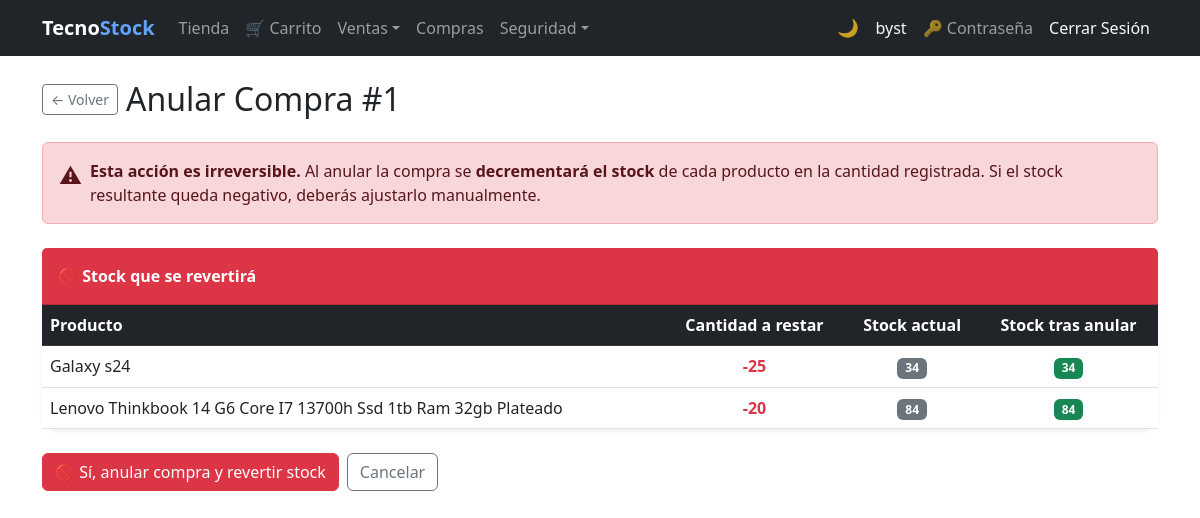
Screenshot of /purchases/1/cancel/ (signed in) with the database file from the repository.
### purchasing/models.py (models this page shows, shortened)
class Purchase(models.Model):
    BORRADOR   = 0
    CONFIRMADA = 1
    ANULADA    = 2
    ESTADO_CHOICES = [
        (BORRADOR,   'Borrador'),
        (CONFIRMADA, 'Confirmada'),
        (ANULADA,    'Anulada'),
    ]
    supplier        = models.ForeignKey(
                          Supplier, on_delete=models.PROTECT,
                          related_name='purchases', verbose_name='Proveedor')
    document_number = models.CharField(max_length=20, verbose_name='N° Documento')
    purchase_date   = models.DateField(auto_now_add=True, verbose_name='Fecha')
    subtotal        = models.DecimalField(max_digits=12, decimal_places=2, default=0, verbose_name='Subtotal')
    tax             = models.DecimalField(max_digits=12, decimal_places=2, default=0, verbose_name='IVA')
    total           = models.DecimalField(max_digits=12, decimal_places=2, default=0, verbose_name='Total')
    estado          = models.PositiveSmallIntegerField(
                          choices=ESTADO_CHOICES, default=BORRADOR, verbose_name='Estado')
    is_active       = models.BooleanField(default=True, verbose_name='Activo')
    class Meta:
        verbose_name        = 'Compra'
        verbose_name_plural = 'Compras'
        ordering = ['-purchase_date', '-id']
        constraints = [
            models.UniqueConstraint(
                fields=['document_number', 'supplier'],
                name='unique_purchase_per_supplier'
            )
        ]
    @property
    def can_cancel(self):     return self.estado == self.CONFIRMADA

class PurchaseDetail(models.Model):
    purchase   = models.ForeignKey(
                     Purchase, on_delete=models.CASCADE,
                     related_name='details', verbose_name='Compra')
    product    = models.ForeignKey(
                     Product, on_delete=models.PROTECT,
                     related_name='purchase_details', verbose_name='Producto')
    quantity   = models.PositiveIntegerField(verbose_name='Cantidad')
    unit_cost  = models.DecimalField(max_digits=12, decimal_places=2, verbose_name='Costo Unitario')
    subtotal   = models.DecimalField(max_digits=12, decimal_places=2, default=0, verbose_name='Subtotal')
    tax_amount = models.DecimalField(max_digits=12, decimal_places=2, default=0, verbose_name='IVA')
    class Meta:
        verbose_name        = 'Detalle de Compra'
        verbose_name_plural = 'Detalles de Compra'

### billing/models.py (models this page shows, shortened)
class Product(models.Model):
    name = models.CharField(max_length=200, verbose_name='Product Name')
    description = models.TextField(blank=True, null=True)
    brand = models.ForeignKey(Brand, on_delete=models.PROTECT, related_name='products')
    group = models.ForeignKey(ProductGroup, on_delete=models.PROTECT, related_name='products')
    suppliers = models.ManyToManyField(Supplier, related_name='products', blank=True)
    photo      = models.ImageField(upload_to='products/', blank=True, null=True, verbose_name='Foto')
    unit_price = models.DecimalField(max_digits=12, decimal_places=2)
    tax_rate   = models.DecimalField(
                     max_digits=5, decimal_places=4, default=Decimal('0.15'),
                     verbose_name='Tasa IVA',
                     validators=[MinValueValidator(Decimal('0')), MaxValueValidator(Decimal('1'))],
                 )
    stock = models.IntegerField(default=0)
    is_active = models.BooleanField(default=True)
    created_at = models.DateTimeField(auto_now_add=True)
    updated_at = models.DateTimeField(auto_now=True)
    class Meta:
        verbose_name = 'Product'
        verbose_name_plural = 'Products'
        ordering = ['name']

### purchasing/views.py (the view, shortened to what this page needs)
# urls.py: path('<int:pk>/cancel/',      views.purchase_cancel,             name='purchase_cancel'),
@roles_required(*_PURCHASING_ROLES)
def purchase_cancel(request, pk):
    purchase = get_object_or_404(Purchase, pk=pk)
    if not purchase.can_cancel:
        messages.error(request, 'Solo se puede anular una compra confirmada.')
        return redirect('purchasing:purchase_detail', pk=pk)
    return render(request, 'purchasing/purchase_cancel.html', {'purchase': purchase})

### security/templatetags/security_tags.py (called while the page is built)
@register.filter(name='has_group')
def has_group(user, group_name):
    if not user.is_authenticated:
        return False
    if user.is_superuser:  # el superusuario ve todo
        return True
    return user.groups.filter(name=group_name).exists()

### purchasing/templates/purchasing/purchase_cancel.html (shortened to what this page needs)
{% extends 'billing/base.html' %}
{% block content %}
<div class="d-flex align-items-center gap-2 mb-4">
  <a href="{% url 'purchasing:purchase_detail' purchase.pk %}"
     class="btn btn-outline-secondary btn-sm">&#8592; Volver</a>
  <h2 class="mb-0">Anular Compra #{{ purchase.id }}</h2>
</div>
<div class="alert alert-danger d-flex gap-2 align-items-start mb-4">
  <span style="font-size:1.4rem">&#9888;</span>
  <div>
    <strong>Esta acción es irreversible.</strong>
    Al anular la compra se <strong>decrementará el stock</strong> de cada producto en la
    cantidad registrada. Si el stock resultante queda negativo, deberás ajustarlo manualmente.
  </div>
</div>
<div class="card border-0 shadow-sm rounded-4 mb-4">
  <div class="card-header bg-danger text-white py-3">
    <span class="fw-bold">&#128683; Stock que se revertirá</span>
  </div>
  <div class="card-body p-0">
    <div class="table-responsive">
      <table class="table table-hover align-middle mb-0">
        <thead class="table-dark">
          <tr>
            <th>Producto</th>
            <th class="text-center">Cantidad a restar</th>
            <th class="text-center">Stock actual</th>
            <th class="text-center">Stock tras anular</th>
          </tr>
        </thead>
        <tbody>
          {% for det in purchase.details.all %}
          {% with result=det.product.stock|add:"-1"|add:det.quantity %}
          <tr {% if det.product.stock < det.quantity %}class="table-warning"{% endif %}>
            <td>{{ det.product.name }}</td>
            <td class="text-center fw-bold text-danger">-{{ det.quantity }}</td>
            <td class="text-center">
              <span class="badge bg-secondary">{{ det.product.stock }}</span>
            </td>
            <td class="text-center">
              {% with new_stock=det.product.stock|add:"-0" %}
              <span class="badge {% if det.product.stock < det.quantity %}bg-warning text-dark{% else %}bg-success{% endif %}">
                {{ det.product.stock|add:"-0" }}
              </span>
              {% endwith %}
            </td>
          </tr>
          {% endwith %}
          {% endfor %}
        </tbody>
      </table>
    </div>
  </div>
</div>
<form method="post">
  <div class="d-flex gap-2">
    <button type="submit" class="btn btn-danger">
      &#128683; Sí, anular compra y revertir stock
    </button>
    <a href="{% url 'purchasing:purchase_detail' purchase.pk %}"
       class="btn btn-outline-secondary">Cancelar</a>
  </div>
</form>
{% endblock %}

### billing/templates/billing/base.html (shortened to what this page needs)
{% load security_tags %}
<!DOCTYPE html>
<html lang="es">
<head>
  <link href="https://cdn.jsdelivr.net/npm/bootstrap@5.3.0/dist/css/bootstrap.min.css" rel="stylesheet">
</head>
<body>
<nav class="navbar navbar-expand-lg navbar-dark bg-dark">
  <div class="container">
    <a class="navbar-brand fw-bold" href="{% url 'billing:home' %}">Tecno<span class="nav-brand-accent">Stock</span></a>
    <div class="collapse navbar-collapse" id="nav">
      <ul class="navbar-nav me-auto">
        {% if user.is_authenticated %}
        {% if user|has_group:'Cliente' %}
        <li class="nav-item"><a class="nav-link" href="{% url 'store:catalog' %}">Tienda</a></li>
        <li class="nav-item"><a class="nav-link" href="{% url 'store:cart' %}">&#128722; Carrito</a></li>
        {% endif %}
        <li class="nav-item dropdown">
          <a class="nav-link dropdown-toggle" href="#" role="button" data-bs-toggle="dropdown" aria-expanded="false">Ventas</a>
        </li>
        {% if user|has_group:'Analista de Compras' or user|has_group:'Administrador' or not user|has_any_group %}
        <li class="nav-item"><a class="nav-link" href="{% url 'purchasing:purchase_list' %}">Compras</a></li>
        {% endif %}
        {% if user|has_group:'Administrador' %}
        <li class="nav-item dropdown">
          <a class="nav-link dropdown-toggle" href="#" role="button" data-bs-toggle="dropdown" aria-expanded="false">Seguridad</a>
        </li>
        {% endif %}
        {% endif %}
      </ul>
      <ul class="navbar-nav align-items-center">
        <li class="nav-item"><button type="button" class="theme-toggle-btn" id="theme-toggle" onclick="toggleTheme()" title="Cambiar tema claro / oscuro"><span id="theme-icon">&#127769;</span></button></li>
        <li class="nav-item">{% if user.is_authenticated %}<a class="nav-link text-light" href="{% url 'billing:dashboard' %}">{{ user.username }}</a>{% endif %}</li>
        <li class="nav-item">{% if user.is_authenticated %}<a class="nav-link" href="{% url 'password_change' %}" title="Cambiar contraseña">&#128273; Contraseña</a>{% endif %}</li>
        <li class="nav-item">{% if user.is_authenticated %}<form method="post" action="{% url 'logout' %}" class="d-inline">{% csrf_token %}<button type="submit" class="nav-link btn btn-link text-light btn-nav-link">Cerrar Sesión</button></form>{% else %}<a class="nav-link" href="{% url 'login' %}">Iniciar Sesión</a>{% endif %}</li>
      </ul>
    </div>
  </div>
</nav>
<div class="container mt-4">
  {% block content %}{% endblock %}
</div>
</body>
</html>

### billing/templates/billing/base.html (style rules this page uses)
.btn-nav-link { text-decoration: none; }
.nav-brand-accent { color: #60a5fa; }
.theme-toggle-btn { background: none; border: none; cursor: pointer; font-size: 1.1rem; line-height: 1; padding: .375rem .5rem; border-radius: .375rem; transition: background .2s; color: rgba(255,255,255,.75); }

### rows the page displays
Purchase: id "1"
PurchaseDetail: product.name "Galaxy s24", quantity "25", product.stock "34", product.stock|add "34"
PurchaseDetail: product.name "Lenovo Thinkbook 14 G6 Core I7 13700h Ssd 1tb Ram 32gb Plateado", quantity "20", product.stock "84", product.stock|add "84"

### other values shown
{{ user.username }} "byst"
